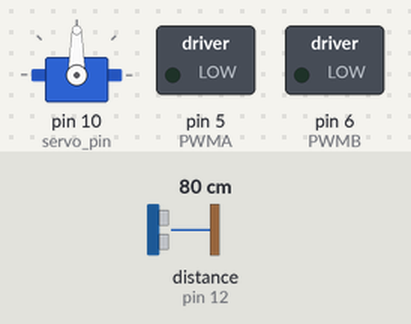
Recording of a sketch running on a simulated Arduino Uno, built with avr-gcc and run on an emulated ATmega328P. On the bench: servo, switched loads named in the sketch (green lamp = pin HIGH). Wiring (inferred from the names in the program): ultrasonic range finder: trigger pin 13; echo pin 12. Inputs (shaded band) come from the test bench; at power-on: distance to the obstacle (sensor on pin 12) 80 cm. The echo pulse lasts 58.3 µs per cm; pins used as bus, display or sensor lines are not drawn.

Above: at 0.1 s.
At 6.2 s:
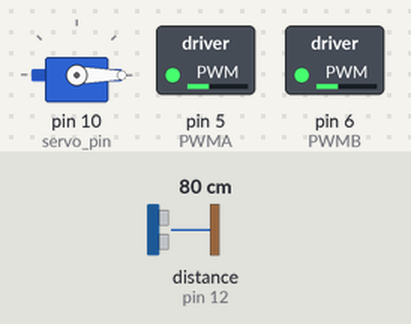
6.3 s: distance to the obstacle (sensor on pin 12) set to 2 cm
At 7.0 s:
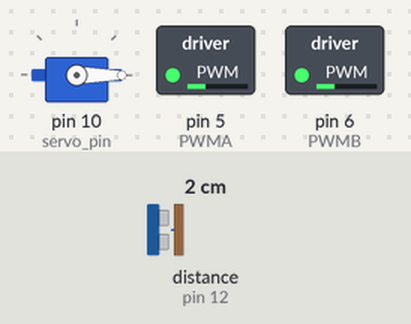
Timing chart, 0 to 9.3 s (numbered marks = the images above; inputs shaded):
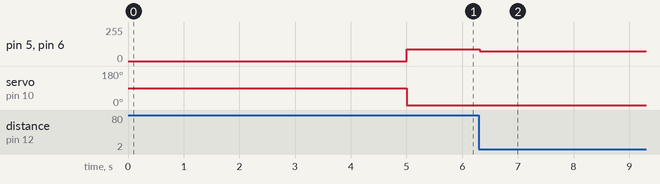

Measured:
- after the input at 6.3 s, pin 5 (PWMA), pin 6 (PWMB): 90/255 → 75/255 at once

The sketch:

003_Car_servo_sensor_v1.ino
```cpp
/*
for the SmartCar Shield v1.1, this has the TB6612FNG H-Bridge motor controller https://dronebotworkshop.com/tb6612fng-h-bridge/

*/
#define PWMA 5 //this pin controls speed of motor A (left) - analog value 30-255 only (min speed 30 from experimentation, anything below this does not deliver sufficient power to run all 4 motors)
#define PWMB 6 //this pin controls speed of motor B (right) - analog value 30-255 only

#define AIN1 7 //controls power to motor A --read the RED labels on the pinout on the circuit schematic for the shield. https://drive.google.com/file/d/17PbbtRU9EobVzNFHf3JRnfc0aW9sLZYT/view?usp=sharing
//#define AIN2 111 //controls power to motor A --this is not connected to the UNO directly, instead is signal AIN1 passed through a 7414 Schmitt inverter.

#define BIN1 8 //controls power to motor B
//#define BIN2 1000 //controls power to motor B - BIN1 passed through 7414 Schmitt inverter.

#define STBY 3

int MotorSpeed =90; //fixed motor speed for now - write this to PWM. will later have this variable rewritten using a controller. If A and B have different speeds, the car will turn.

/*
---MOTOR SIDES---
LEFT  Motors A. FRONT M1, REAR M4
RIGHT Motors B. FRONT M2, REAR M3 --note that FRONT and REAR motors cannot be controlled individually.

---CONTROLLING THE MOTORS--- both motors A and B have 2 inputs.
IN1 	IN2 	Mode
HIGH  HIGH 	Short Brake --since IN2 is IN1 passed through Schmitt, I am not sure how to get these first 2 motor modes...
LOW  	LOW 	Stop ^
HIGH  LOW   Clockwise
LOW 	HIGH 	Counterclockwise

---DIRECTIONALS---
Dir     Motor A   Motor B
FORWARD HIGH      HIGH
REVERSE LOW       LOW
LEFT    HIGH      LOW
RIGHT   LOW       HIGH

---MOTOR SPEEDS (on carpet)---
Experiment, run the car for 1000ms, then pause. Measure distance in meters.

PWM value   Speed m/s
30          0.06
50          0.13
100         0.29
125         0.37
150         0.47
200         0.63
255         0.81
*/

#define trig 13 //define ultrasonic trig pin on the arduino
#define echo 12 //the echo pin on the ultrasonic sensor

float distance;
float pulse_time;

#include <Servo.h>

#define servo_pin 10 //define pin connection for the servo

Servo scanner; //create a named servo called scanner
int pos=0; //create a variable that can be adjusted to be the angle of the servo 0-180 only.

void setup() {
  // put your setup code here, to run once:
Serial.begin(9600);
digitalWrite(STBY,HIGH); //forums suggest STBY on the H-bridge needs to be held HIGH for the bridge to work. Testing shows this to be the case.
pinMode(trig,OUTPUT);
pinMode(echo,INPUT);
scanner.attach(servo_pin); //attach the servo to the arduino
delay(5000); //just so the car doesnt start immediately with the USB cable still connected.
}

void loop() {
  // put your main code here, to run repeatedly:
  for (pos=0; pos<=180; pos=pos+0.5){
    scanner.write(pos);
    distance_check();
    forward();
    turn();
    delay(5);
  }

  for (pos=180; pos>=0; pos=pos-0.5){
    scanner.write(pos);
    distance_check();
    forward();
    turn();
    delay(5);
  }
}

void distance_check(){
  digitalWrite(trig,LOW);
  delayMicroseconds(2); //this guarantees no signal is currently being sent
  digitalWrite(trig,HIGH);
  delayMicroseconds(10); //send a 10us long burst of ultrasonic pulses -- this can be higher or lower, but 10us seems to work best
  digitalWrite(trig,LOW);

  pulse_time = pulseIn(echo,HIGH); //look for echo to run high - counts in us

  distance = 0.5*pulse_time*0.0343;
  return distance;
}

void forward(){
  if (distance>15){ //while distance is >15cm, the car will continue moving forward
    analogWrite(PWMA,MotorSpeed);
    analogWrite(PWMB,MotorSpeed);
    digitalWrite(AIN1,HIGH);
    digitalWrite(BIN1,HIGH);
  }
}

void turn(){
  if (distance<15){
    analogWrite(PWMA,0); //the best solution I have found to stop the car so far is using PWM=0, essentially just not delivering power to the motors at all.
    analogWrite(PWMB,0);
    digitalWrite(AIN1,HIGH);
    digitalWrite(BIN1,LOW);
    analogWrite(PWMA,75);
    analogWrite(PWMB,75);
  }
}
```
